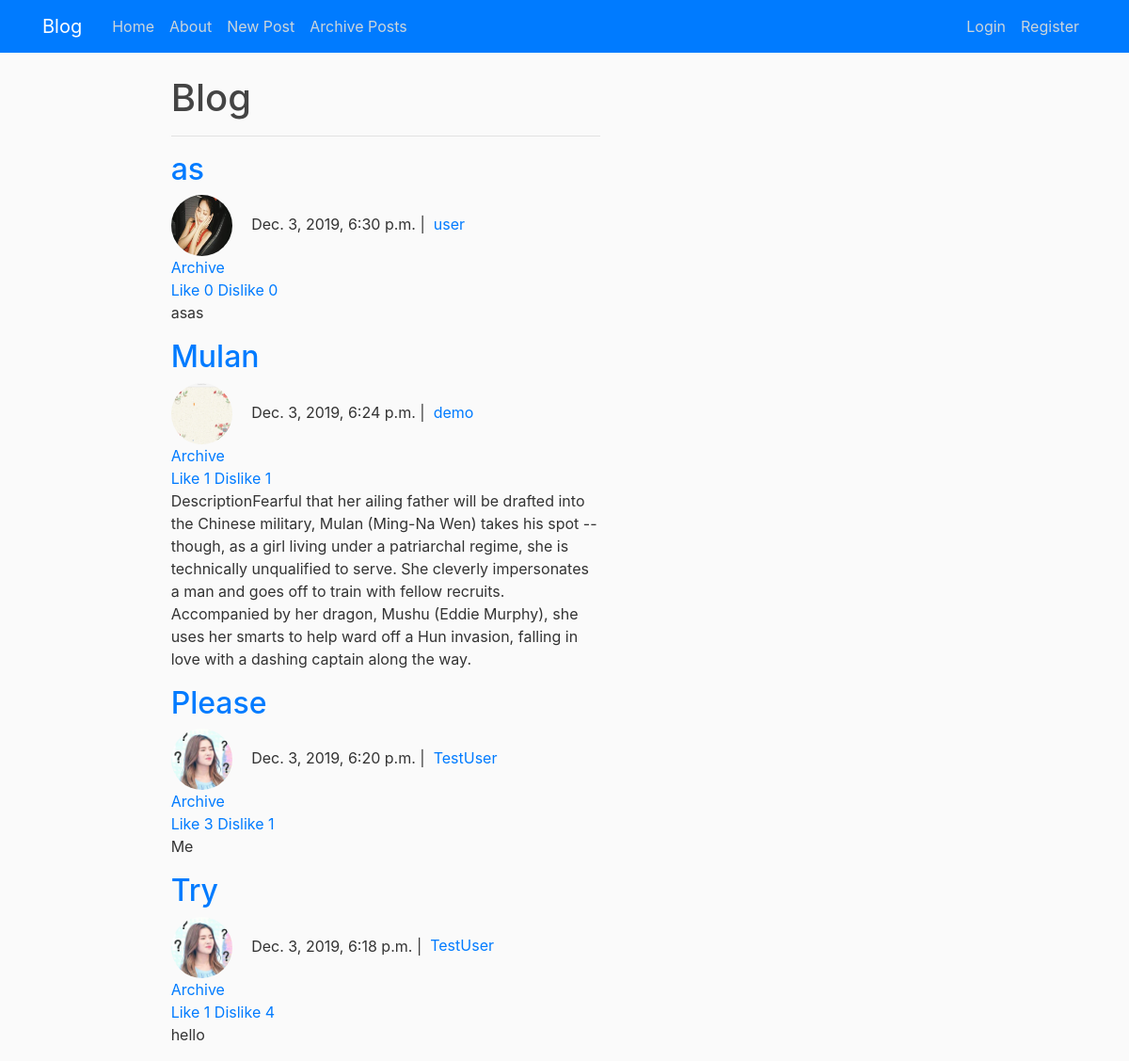
The page / on the database its author committed.
### blog/models.py (models this page shows, shortened)
class Post(models.Model):
    title = models.CharField(max_length=100)
    content = models.TextField()
    date_posted = models.DateTimeField(default=timezone.now)
    author = models.ForeignKey(User,on_delete=models.CASCADE)
    categories = models.ManyToManyField('Category',related_name='posts')
    likes = models.IntegerField(default=0)
    dislikes = models.IntegerField(default=0)

### users/models.py (models this page shows, shortened)
class Profile(models.Model):
    user = models.OneToOneField(User,on_delete=models.CASCADE)
    image = models.ImageField(default='default.jpg',upload_to='profile_pics')

### blog/views.py (the view)
# urls.py: path('',views.home,name='blog-home'),
def home(request):
    posts = Post.objects.all().order_by('-date_posted')
    context = {
        'posts':posts,
    }
    return render(request,'blog/home.html',context)

### blog/templates/blog/home.html (shortened to what this page needs)
{% extends "blog/base.html" %}
{% block content %}
<div class="col-md-8 offset-md-2">
    <h1>Blog</h1>
    <hr>
    {% for post in posts %}
        <h2><a href="{% url 'blog-detail' post.pk %}">{{ post.title }}</a></h2>
        <img class="rounded-circle article-img" src = "{{ post.author.profile.image.url }}" alt="">
        {{post.date_posted}} |&nbsp;
    <a class="mr-2" href="#">{{ post.author }}</a>
    <br>
    <a href = "{% url 'blog-archive' post.pk %}">Archive</a>
    <br>
    <a href="{% url 'blog-like' post.pk %}">Like {{ post.likes }}</a>
    <a href="{% url 'blog-dislike' post.pk %}">Dislike {{ post.dislikes }}</a>
    <br>
    <p class="article-content">{{ post.content }}</p>
    {% endfor %}
    </div>
{% endblock content %}

### blog/templates/blog/base.html (shortened to what this page needs)
{% load static %}
<!DOCTYPE html>
<html lang="en">
<head>
    <link rel="stylesheet" href="https://maxcdn.bootstrapcdn.com/bootstrap/4.0.0/css/bootstrap.min.css">
    <link rel="stylesheet" type="text/css" href="{% static 'blog/main.css' %}">
</head>
<body>
    <header class="site-header">
            <nav class="navbar navbar-expand-sm bg-primary navbar-dark fixed-top">
                <div class="container">
                <a class="navbar-brand mr-4" href="{% url 'blog-home' %}">Blog</a>
                <div class="collapse navbar-collapse" id="navbarToggle">
                    <div class="navbar-nav mr-auto">
                    <a class="nav-item nav-link" href="{% url 'blog-home' %}">Home</a>
                    <a class="nav-item nav-link" href="{% url 'blog-about' %}">About</a>
                    <a class="nav-item nav-link" href="{% url 'blog-create' %}">New Post</a>
                    <a class="nav-item nav-link" href="{% url 'blog-archived' %}">Archive Posts</a>
                    </div>
                    <div class="navbar-nav">
                        {% if user.is_authenticated %}
                            <a class="nav-item nav-link" href="{% url 'profile' %}">Profile</a>
                            <a class="nav-item nav-link" href="{% url 'logout' %}">LogOut</a>
                        {% else %}
                            <a class="nav-item nav-link" href="{% url 'login' %}">Login</a>
                            <a class="nav-item nav-link" href="{% url 'register' %}">Register</a>
                        {% endif %}
                    </div>
                </div>
                </div>
            </nav>
    </header>
    <main class="container">
        <div class="row">
            <div class="col-md-8">
            {% block content %}{% endblock %}
            </div>
        </div>
    </main>
</body>
</html>

### blog/static/blog/main.css (style rules this page uses)
body { background: #fafafa; color: #333333; margin-top: 5rem; }
h1, h2, h3, h4, h5, h6 { color: #444444; }
.site-header .navbar-nav .nav-link { color: #cbd5db; }
.article-content { white-space: pre-line; }
.article-img { height: 65px; width: 65px; margin-right: 16px; }

### rows shown on the page
Post: title "as", author.profile.image (picture), date_posted "Dec. 3, 2019, 6:30 p.m.", author "user", likes "0", dislikes "0", content "asas"
Post: title "Mulan", author.profile.image (picture), date_posted "Dec. 3, 2019, 6:24 p.m.", author "demo", likes "1", dislikes "1", content "DescriptionFearful that her ailing father will be drafted into the Chinese military, Mulan (Ming-Na Wen) takes his spot -- though, as a girl living under a patriarchal regime, she is technically unqualified to serve. She cleverly impersonates a man and goes off to train with fellow recruits. Accompanied by her dragon, Mushu (Eddie Murphy), she uses her smarts to help ward off a Hun invasion, falling in love with a dashing captain along the way."
Post: title "Please", author.profile.image (picture), date_posted "Dec. 3, 2019, 6:20 p.m.", author "TestUser", likes "3", dislikes "1", content "Me"
Post: title "Try", author.profile.image (picture), date_posted "Dec. 3, 2019, 6:18 p.m.", author "TestUser", likes "1", dislikes "4", content "hello"
